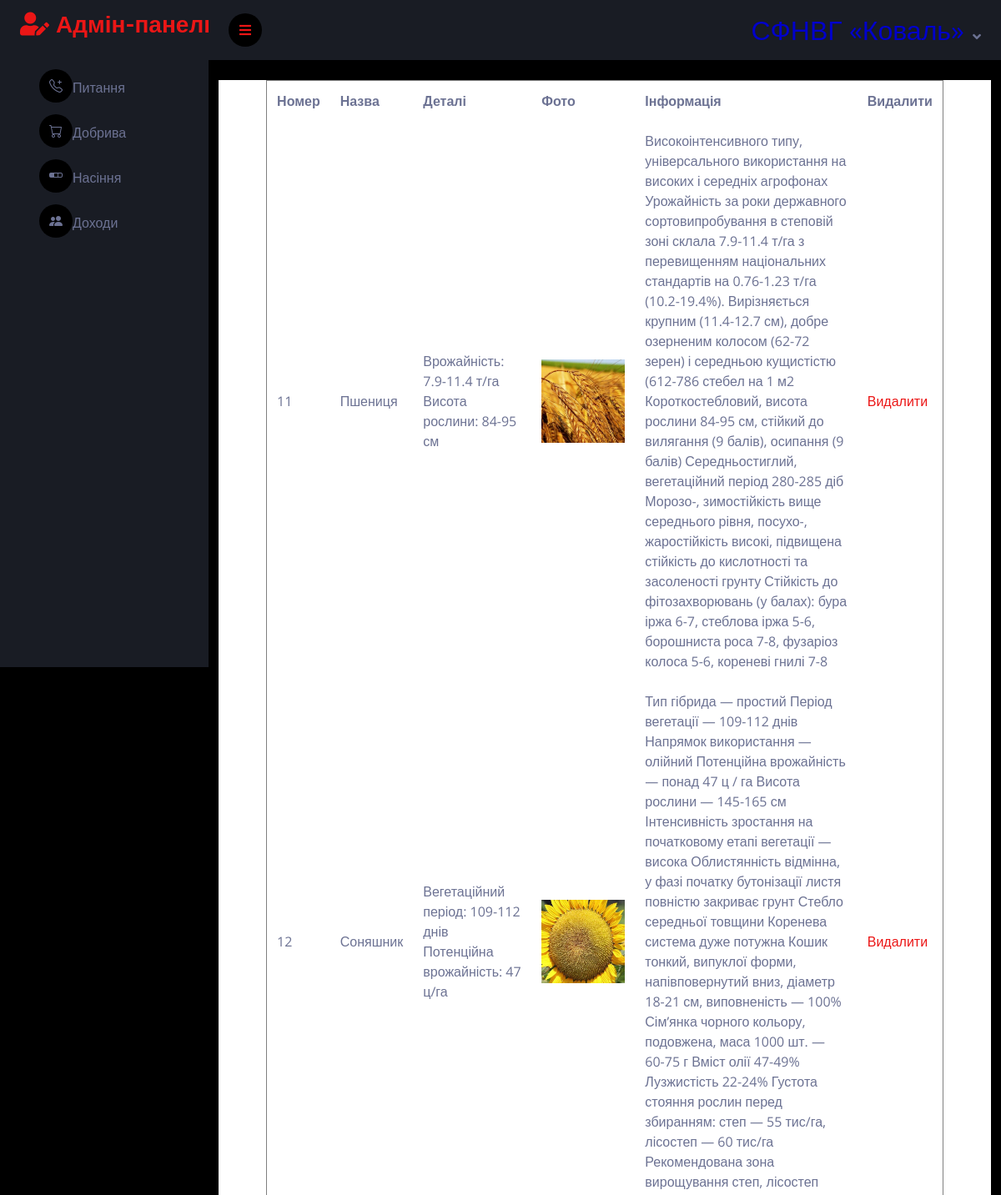
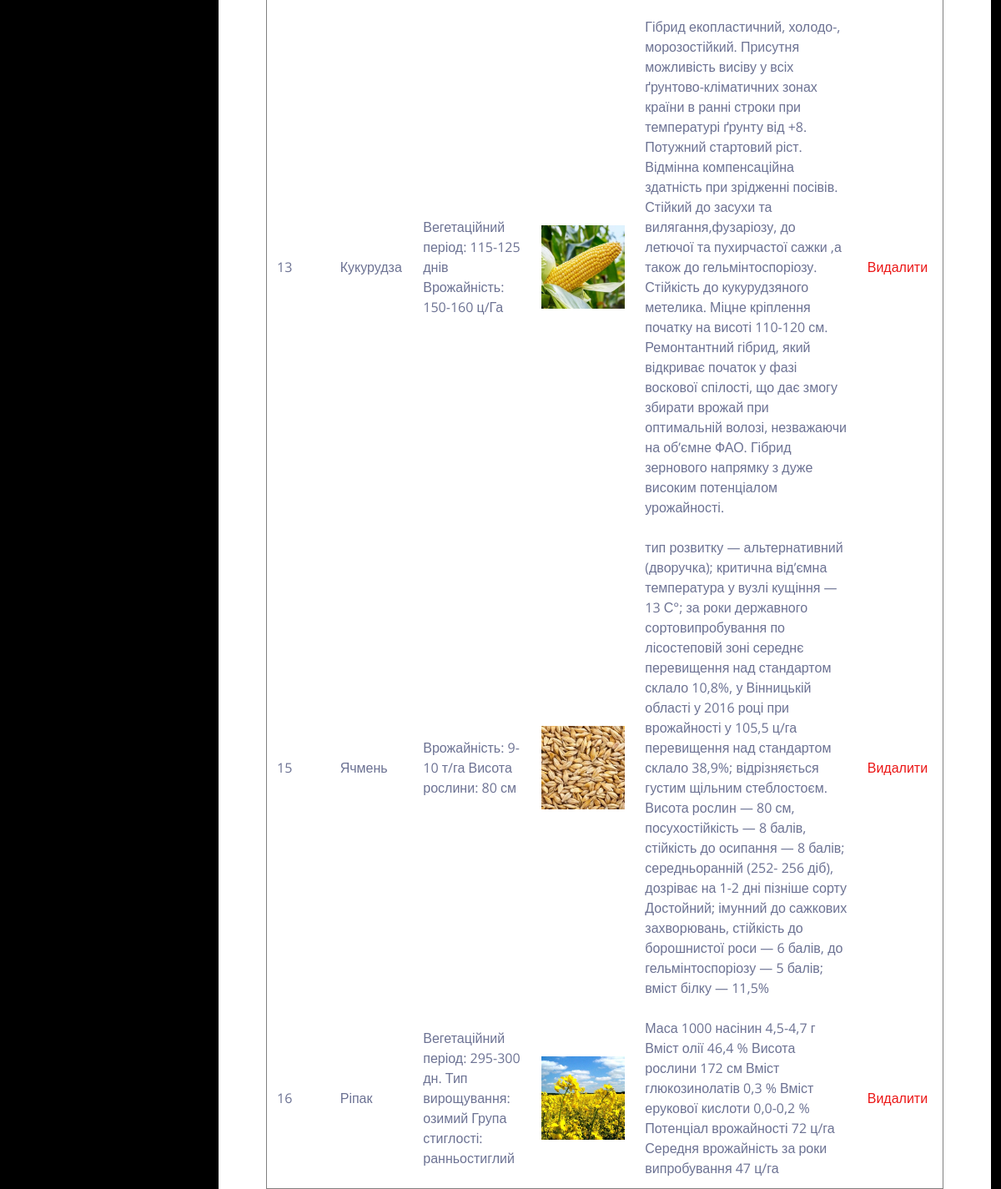
Page /admin/d_view.php (signed in) on the committed database (2 pictures, top to bottom).
### tables this page shows
CREATE TABLE `dava` (
  `id` bigint(12) NOT NULL,
  `dava_title` varchar(50) NOT NULL,
  `dava_short` text NOT NULL,
  `photo` text NOT NULL,
  `details` text NOT NULL
);

### admin/d_view.php (the view)
<?php session_start();
if(isset($_SESSION['aid']))
{
include "menu.php"; ?>
<div class="container-fluid pt-4 px-4">
                <div class="row g-4">
                    <div class="col-sm-6 col-xl-12" style="background-color: white;">
<table border=1 align="center" width=90% cellspacing="10" cellpadding="12">
		<tr>
			<th>Номер</th>
			<th>Назва</th>
			<th>Деталі</th>
			<th>Фото</th>
			<th>Інформація</th>
			<th>Видалити</th>
		</tr>
		<?php
			include "connection.php";
			$s = mysqli_query($con,"select * from dava");
		while($r = mysqli_fetch_array($s))
		{
		?>
		<tr>
				<td><?php echo $r['id']; ?></td>
				<td><?php echo $r['dava_title']; ?></td>
				<td><?php echo $r['dava_short']; ?></td>
				<td><img src="<?php echo $r['photo']; ?>" width=100 height=100></td>
				<td><?php echo $r['details']; ?></td>
				<td><a href="d_delete.php?i=<?php echo $r['id']; ?>">Видалити</a></td>
		</tr>
		<?php
			}
		?>
	</table>
</div>
</div>
</div>
<?php include "footer.php";
}
else
{
    header("location:index.php");
}
?>

### admin/css/style.css (style rules this page uses)
:root { --primary: #EB1616; --secondary: #191C24; --light: #6C7293; --dark: #000000; }

### rows in the picture
dava: id "11", dava_title "Пшениця", dava_short "Врожайність: 7.9-11.4 т/га Висота рослини: 84-95 см", photo (picture), details "Високоінтенсивного типу, універсального використання на високих і середніх агрофонах Урожайність за роки державного сортовипробування в степовій зоні склала 7.9-11.4 т/га з перевищенням національних стандартів на 0.76-1.23 т/га (10.2-19.4%). Вирізняється крупним (11.4-12.7 см), добре озерненим колосом (62-72 зерен) і середньою кущистістю (612-786 стебел на 1 м2 Короткостебловий, висота рослини 84-95 см, стійкий до вилягання (9 балів), осипання (9 балів) Середньостиглий, вегетаційний період 280-285 діб Морозо-, зимостійкість вище середнього рівня, посухо-, жаростійкість високі, підвищена стійкість до кислотності та засоленості грунту Стійкість до фітозахворювань (у балах): бура іржа 6-7,…"
dava: id "12", dava_title "Соняшник", dava_short "Вегетаційний період: 109-112 днів Потенційна врожайність: 47 ц/га", photo (picture), details "Тип гібрида — простий Період вегетації — 109-112 днів Напрямок використання — олійний Потенційна врожайність — понад 47 ц / га Висота рослини — 145-165 см Інтенсивність зростання на початковому етапі вегетації — висока Облистянність відмінна, у фазі початку бутонізації листя повністю закриває грунт Стебло середньої товщини Коренева система дуже потужна Кошик тонкий, випуклої форми, напівповернутий вниз, діаметр 18-21 см, виповненість — 100% Сім’янка чорного кольору, подовжена, маса 1000 шт. — 60-75 г Вміст олії 47-49% Лузжистість 22-24% Густота стояння рослин перед збиранням: степ — 55 тис/га, лісостеп — 60 тис/га Рекомендована зона вирощування степ, лісостеп"
dava: id "13", dava_title "Кукурудза", dava_short "Вегетаційний період: 115-125 днів Врожайність: 150-160 ц/Га", photo (picture), details "Гібрид екопластичний, холодо-, морозостійкий. Присутня можливість висіву у всіх ґрунтово-кліматичних зонах країни в ранні строки при температурі ґрунту від +8. Потужний стартовий ріст. Відмінна компенсаційна здатність при зрідженні посівів. Стійкий до засухи та вилягання,фузаріозу, до летючої та пухирчастої сажки ,а також до гельмінтоспоріозу. Стійкість до кукурудзяного метелика. Міцне кріплення початку на висоті 110-120 см. Ремонтантний гібрид, який відкриває початок у фазі воскової спілості, що дає змогу збирати врожай при оптимальній волозі, незважаючи на об’ємне ФАО. Гібрид зернового напрямку з дуже високим потенціалом урожайності."
dava: id "15", dava_title "Ячмень", dava_short "Врожайність: 9-10 т/га Висота рослини: 80 см", photo (picture), details "тип розвитку — альтернативний (дворучка); критична від’ємна температура у вузлі кущіння — 13 С°; за роки державного сортовипробування по лісостеповій зоні середнє перевищення над стандартом склало 10,8%, у Вінницькій області у 2016 році при врожайності у 105,5 ц/га перевищення над стандартом склало 38,9%; відрізняється густим щільним стеблостоєм. Висота рослин — 80 см, посухостійкість — 8 балів, стійкість до осипання — 8 балів; середньоранній (252- 256 діб), дозріває на 1-2 дні пізніше сорту Достойний; імунний до сажкових захворювань, стійкість до борошнистої роси — 6 балів, до гельмінтоспоріозу — 5 балів; вміст білку — 11,5%"
dava: id "16", dava_title "Ріпак", dava_short "Вегетаційний період: 295-300 дн. Тип вирощування: озимий Група стиглості: ранньостиглий", photo (picture), details "Маса 1000 насінин 4,5-4,7 г Вміст олії 46,4 % Висота рослини 172 см Вміст глюкозинолатів 0,3 % Вміст ерукової кислоти 0,0-0,2 % Потенціал врожайності 72 ц/га Середня врожайність за роки випробування 47 ц/га"
